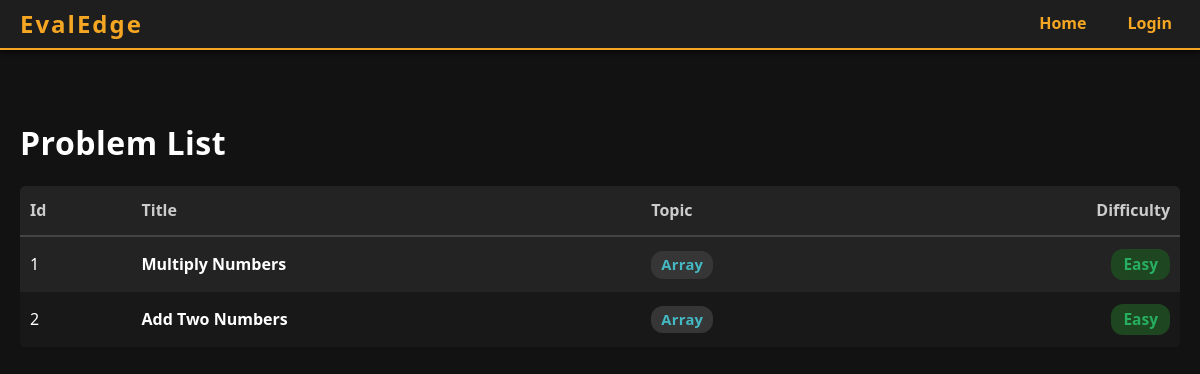
The app's page /problems/ with its own data.
### problems/models.py (models this page shows)
class Problem(models.Model):
    DIFFICULTY_CHOICES = [('easy', 'Easy'), ('medium', 'Medium'), ('hard', 'Hard')]
    title = models.CharField(max_length=100)
    description = models.TextField()
    difficulty = models.CharField(max_length=10, choices=DIFFICULTY_CHOICES)
    topic = models.CharField(max_length=50)
    hints = models.TextField(blank=True, null=True)
    constraints = models.TextField(blank=True, null=True)
    problem_statistics = models.JSONField(default=dict, blank=True)
    created_by = models.ForeignKey(settings.AUTH_USER_MODEL, on_delete=models.CASCADE, related_name='my_problems')
    isSolved = models.BooleanField(default=False)

### problems/views.py (the view)
# urls.py: path('', views.problem_list, name='problem_list'),  # /problems/
def problem_list(request):
    problems = Problem.objects.all()
    return render(request, 'problem_list.html', {'problems': problems})

### templates/problem_list.html (shortened to what this page needs)
{% extends 'base.html' %}
{% block content %}
<h2 class="problems-title">Problem List</h2>
<div class="problems-table-wrapper">
    <table class="problems-table">
        <thead>
            <tr>
                <th>Id</th>
                <th>Title</th>
                <th>Topic</th>
                <th class="difficulty-header">Difficulty</th>
            </tr>
        </thead>
        <tbody>
            {% for problem in problems %}
            <tr>
                <td>{{ forloop.counter }}</td>
                <td>
                    <a href="{% url 'problem_detail' problem.id %}" class="problems-title-link">
                        <strong>{{ problem.title }}</strong>
                    </a>
                </td>
                <td>
                    <span class="problems-topic">{{ problem.topic }}</span>
                </td>
                <td class="difficulty-cell">
                    {% if problem.difficulty == 'easy' %}
                        <span class="problems-difficulty easy">Easy</span>
                    {% elif problem.difficulty == 'medium' %}
                        <span class="problems-difficulty medium">Med.</span>
                    {% elif problem.difficulty == 'hard' %}
                        <span class="problems-difficulty hard">Hard</span>
                    {% endif %}
                </td>
            </tr>
            {% empty %}
            <tr>
                <td colspan="4" class="problems-empty">No problems available.</td>
            </tr>
            {% endfor %}
        </tbody>
    </table>
</div>
{% endblock %}

### static/css/base.css (style rules this page uses)
* { box-sizing: border-box; }
body { margin: 0; background-color: #121212; color: #fff; font-family: 'Segoe UI', Tahoma, Geneva, Verdana, sans-serif; line-height: 1.6; }
.problems-title { font-size: 2rem; font-weight: bold; color: #fff; margin-bottom: 18px; letter-spacing: 0.5px; }
.problems-table-wrapper { overflow-x: auto; background: #232323; border-radius: 6px; margin-top: 18px; }
.problems-table { width: 100%; border-collapse: collapse; min-width: 700px; background: #232323; }
.problems-table th, .problems-table td { padding: 12px 10px; font-size: 1rem; }
.problems-table th { color: #ccc; font-weight: 700; background: #232323; border-bottom: 2px solid #444; text-align: left; }
.difficulty-header, .difficulty-cell { text-align: right !important; }
.problems-table tbody tr:nth-child(even) { background-color: #232323; }
.problems-table tbody tr:nth-child(odd) { background-color: #181818; }
.problems-title-link { color: #fff; text-decoration: none; font-weight: 600; transition: color 0.2s; }
.problems-topic { display: inline-block; background: #363636; color: #45b9c3; font-size: 0.92rem; padding: 2px 10px; border-radius: 12px; font-weight: 600; letter-spacing: 0.02em; }
.problems-difficulty { font-weight: 700; padding: 3px 12px; border-radius: 12px; font-size: 0.97rem; display: inline-block; min-width: 50px; text-align: right; }
.problems-difficulty.easy { color: #27ae60; background: #1e4620; }
.problems-table tbody tr:nth-child(odd) { background-color: #232323; }
.problems-table tbody tr:nth-child(even) { background-color: #181818; }

### records on screen
Problem: title "Multiply Numbers", topic "Array", difficulty "Easy"
Problem: title "Add Two Numbers", topic "Array", difficulty "Easy"
